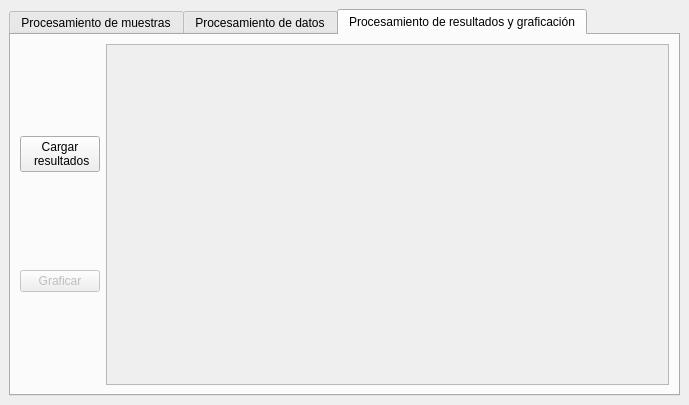
<?xml version="1.0" encoding="UTF-8"?>
<ui version="4.0">
 <class>VentanaPrincipal</class>
 <widget class="QMainWindow" name="VentanaPrincipal">
  <property name="geometry">
   <rect>
    <x>0</x>
    <y>0</y>
    <width>689</width>
    <height>405</height>
   </rect>
  </property>
  <property name="windowTitle">
   <string>Software</string>
  </property>
  <widget class="QWidget" name="centralwidget">
   <layout class="QVBoxLayout" name="verticalLayout_5">
    <item>
     <widget class="QTabWidget" name="tabWidget">
      <property name="currentIndex">
       <number>2</number>
      </property>
      <widget class="QWidget" name="procesamiento_de_muestras">
       <attribute name="title">
        <string>Procesamiento de muestras</string>
       </attribute>
       <layout class="QHBoxLayout" name="horizontalLayout">
        <item>
         <layout class="QVBoxLayout" name="verticalLayout_3">
          <property name="spacing">
           <number>10</number>
          </property>
          <item>
           <spacer name="verticalSpacer">
            <property name="orientation">
             <enum>Qt::Vertical</enum>
            </property>
            <property name="sizeHint" stdset="0">
             <size>
              <width>20</width>
              <height>40</height>
             </size>
            </property>
           </spacer>
          </item>
          <item>
           <widget class="QPushButton" name="but_cargar_muestras">
            <property name="text">
             <string>Cargar
 muestras</string>
            </property>
           </widget>
          </item>
          <item>
           <spacer name="verticalSpacer_3">
            <property name="orientation">
             <enum>Qt::Vertical</enum>
            </property>
            <property name="sizeHint" stdset="0">
             <size>
              <width>20</width>
              <height>40</height>
             </size>
            </property>
           </spacer>
          </item>
          <item>
           <widget class="QLabel" name="lab_error_muestras">
            <property name="maximumSize">
             <size>
              <width>16777215</width>
              <height>16777215</height>
             </size>
            </property>
            <property name="text">
             <string>Error estándar
 máximo (%)</string>
            </property>
            <property name="alignment">
             <set>Qt::AlignCenter</set>
            </property>
           </widget>
          </item>
          <item>
           <widget class="QDoubleSpinBox" name="dsbox_error_muestras">
            <property name="suffix">
             <string/>
            </property>
            <property name="maximum">
             <double>9999.989999999999782</double>
            </property>
            <property name="value">
             <double>20.000000000000000</double>
            </property>
           </widget>
          </item>
          <item>
           <widget class="QPushButton" name="but_procesar_muestras">
            <property name="enabled">
             <bool>false</bool>
            </property>
            <property name="text">
             <string>Procesar
 muestras</string>
            </property>
           </widget>
          </item>
          <item>
           <spacer name="verticalSpacer_2">
            <property name="orientation">
             <enum>Qt::Vertical</enum>
            </property>
            <property name="sizeHint" stdset="0">
             <size>
              <width>20</width>
              <height>40</height>
             </size>
            </property>
           </spacer>
          </item>
         </layout>
        </item>
        <item>
         <widget class="QTableWidget" name="tabla_muestras">
          <property name="enabled">
           <bool>false</bool>
          </property>
          <property name="rowCount">
           <number>0</number>
          </property>
         </widget>
        </item>
       </layout>
      </widget>
      <widget class="QWidget" name="procesamiento_de_datos">
       <attribute name="title">
        <string>Procesamiento de datos</string>
       </attribute>
       <layout class="QHBoxLayout" name="horizontalLayout_2">
        <item>
         <layout class="QVBoxLayout" name="verticalLayout_4">
          <item>
           <widget class="QLabel" name="label_2">
            <property name="maximumSize">
             <size>
              <width>16777215</width>
              <height>35</height>
             </size>
            </property>
            <property name="font">
             <font>
              <pointsize>20</pointsize>
             </font>
            </property>
            <property name="text">
             <string>Procesamiento de sondas</string>
            </property>
            <property name="textFormat">
             <enum>Qt::AutoText</enum>
            </property>
            <property name="alignment">
             <set>Qt::AlignHCenter|Qt::AlignTop</set>
            </property>
           </widget>
          </item>
          <item>
           <layout class="QHBoxLayout" name="horizontalLayout_5">
            <item>
             <layout class="QFormLayout" name="formLayout">
              <property name="labelAlignment">
               <set>Qt::AlignCenter</set>
              </property>
              <property name="formAlignment">
               <set>Qt::AlignHCenter|Qt::AlignTop</set>
              </property>
              <property name="verticalSpacing">
               <number>20</number>
              </property>
              <item row="0" column="0">
               <widget class="QLabel" name="lab_cargar_sondas">
                <property name="text">
                 <string>No cargado</string>
                </property>
               </widget>
              </item>
              <item row="0" column="1">
               <widget class="QPushButton" name="but_cargar_sondas">
                <property name="maximumSize">
                 <size>
                  <width>100</width>
                  <height>16777215</height>
                 </size>
                </property>
                <property name="text">
                 <string>Cargar sondas</string>
                </property>
               </widget>
              </item>
              <item row="1" column="0">
               <widget class="QLabel" name="lab_organismo">
                <property name="text">
                 <string>Solo sondas de organismo específico</string>
                </property>
               </widget>
              </item>
              <item row="1" column="1">
               <widget class="QComboBox" name="combox_organismo">
                <property name="maximumSize">
                 <size>
                  <width>100</width>
                  <height>16777215</height>
                 </size>
                </property>
                <item>
                 <property name="text">
                  <string>No</string>
                 </property>
                </item>
                <item>
                 <property name="text">
                  <string>Homo Sapiens</string>
                 </property>
                </item>
               </widget>
              </item>
              <item row="2" column="0">
               <widget class="QLabel" name="lab_error_sondas">
                <property name="text">
                 <string>Error estándar máximo (%)</string>
                </property>
                <property name="alignment">
                 <set>Qt::AlignCenter</set>
                </property>
               </widget>
              </item>
              <item row="2" column="1">
               <widget class="QDoubleSpinBox" name="dsbox_error_sondas">
                <property name="maximumSize">
                 <size>
                  <width>100</width>
                  <height>16777215</height>
                 </size>
                </property>
                <property name="maximum">
                 <double>9999.989999999999782</double>
                </property>
                <property name="value">
                 <double>20.000000000000000</double>
                </property>
               </widget>
              </item>
             </layout>
            </item>
            <item>
             <widget class="QPushButton" name="but_guardar_sondas">
              <property name="enabled">
               <bool>false</bool>
              </property>
              <property name="text">
               <string>Procesar sondas</string>
              </property>
             </widget>
            </item>
           </layout>
          </item>
          <item>
           <widget class="QLabel" name="label">
            <property name="maximumSize">
             <size>
              <width>16777215</width>
              <height>35</height>
             </size>
            </property>
            <property name="font">
             <font>
              <pointsize>20</pointsize>
             </font>
            </property>
            <property name="text">
             <string>Procesamiento de genes</string>
            </property>
            <property name="alignment">
             <set>Qt::AlignCenter</set>
            </property>
           </widget>
          </item>
          <item>
           <layout class="QHBoxLayout" name="horizontalLayout_6">
            <item>
             <layout class="QFormLayout" name="formLayout_2">
              <property name="labelAlignment">
               <set>Qt::AlignCenter</set>
              </property>
              <property name="formAlignment">
               <set>Qt::AlignHCenter|Qt::AlignTop</set>
              </property>
              <property name="verticalSpacing">
               <number>20</number>
              </property>
              <item row="0" column="0">
               <widget class="QLabel" name="lab_cargar_genes">
                <property name="text">
                 <string>No cargado</string>
                </property>
               </widget>
              </item>
              <item row="0" column="1">
               <widget class="QPushButton" name="but_cargar_genes">
                <property name="maximumSize">
                 <size>
                  <width>100</width>
                  <height>16777215</height>
                 </size>
                </property>
                <property name="text">
                 <string>Cargar genes</string>
                </property>
               </widget>
              </item>
              <item row="1" column="0">
               <widget class="QLabel" name="lab_control">
                <property name="enabled">
                 <bool>false</bool>
                </property>
                <property name="text">
                 <string>Grupo control</string>
                </property>
               </widget>
              </item>
              <item row="1" column="1">
               <widget class="QComboBox" name="combox_control">
                <property name="enabled">
                 <bool>false</bool>
                </property>
                <property name="maximumSize">
                 <size>
                  <width>100</width>
                  <height>16777215</height>
                 </size>
                </property>
               </widget>
              </item>
              <item row="2" column="0">
               <widget class="QLabel" name="lab_p_genes">
                <property name="text">
                 <string>p-value máximo</string>
                </property>
                <property name="alignment">
                 <set>Qt::AlignCenter</set>
                </property>
               </widget>
              </item>
              <item row="2" column="1">
               <widget class="QDoubleSpinBox" name="dsbox_p_genes">
                <property name="maximumSize">
                 <size>
                  <width>100</width>
                  <height>16777215</height>
                 </size>
                </property>
                <property name="maximum">
                 <double>1.000000000000000</double>
                </property>
                <property name="singleStep">
                 <double>0.010000000000000</double>
                </property>
                <property name="value">
                 <double>0.050000000000000</double>
                </property>
               </widget>
              </item>
             </layout>
            </item>
            <item>
             <widget class="QPushButton" name="pushButton">
              <property name="enabled">
               <bool>false</bool>
              </property>
              <property name="text">
               <string>Procesar genes</string>
              </property>
             </widget>
            </item>
           </layout>
          </item>
         </layout>
        </item>
       </layout>
      </widget>
      <widget class="QWidget" name="tab_3">
       <attribute name="title">
        <string>Procesamiento de resultados y graficación</string>
       </attribute>
       <layout class="QHBoxLayout" name="horizontalLayout_3">
        <item>
         <layout class="QVBoxLayout" name="verticalLayout_6">
          <item>
           <widget class="QPushButton" name="but_cargar_resultados">
            <property name="text">
             <string>Cargar
 resultados</string>
            </property>
           </widget>
          </item>
          <item>
           <widget class="QPushButton" name="but_graficar">
            <property name="enabled">
             <bool>false</bool>
            </property>
            <property name="text">
             <string>Graficar</string>
            </property>
           </widget>
          </item>
         </layout>
        </item>
        <item>
         <widget class="QTableWidget" name="tabla_resultados">
          <property name="enabled">
           <bool>false</bool>
          </property>
          <property name="rowCount">
           <number>0</number>
          </property>
          <property name="columnCount">
           <number>0</number>
          </property>
         </widget>
        </item>
       </layout>
      </widget>
     </widget>
    </item>
   </layout>
  </widget>
 </widget>
 <resources/>
 <connections/>
</ui>
